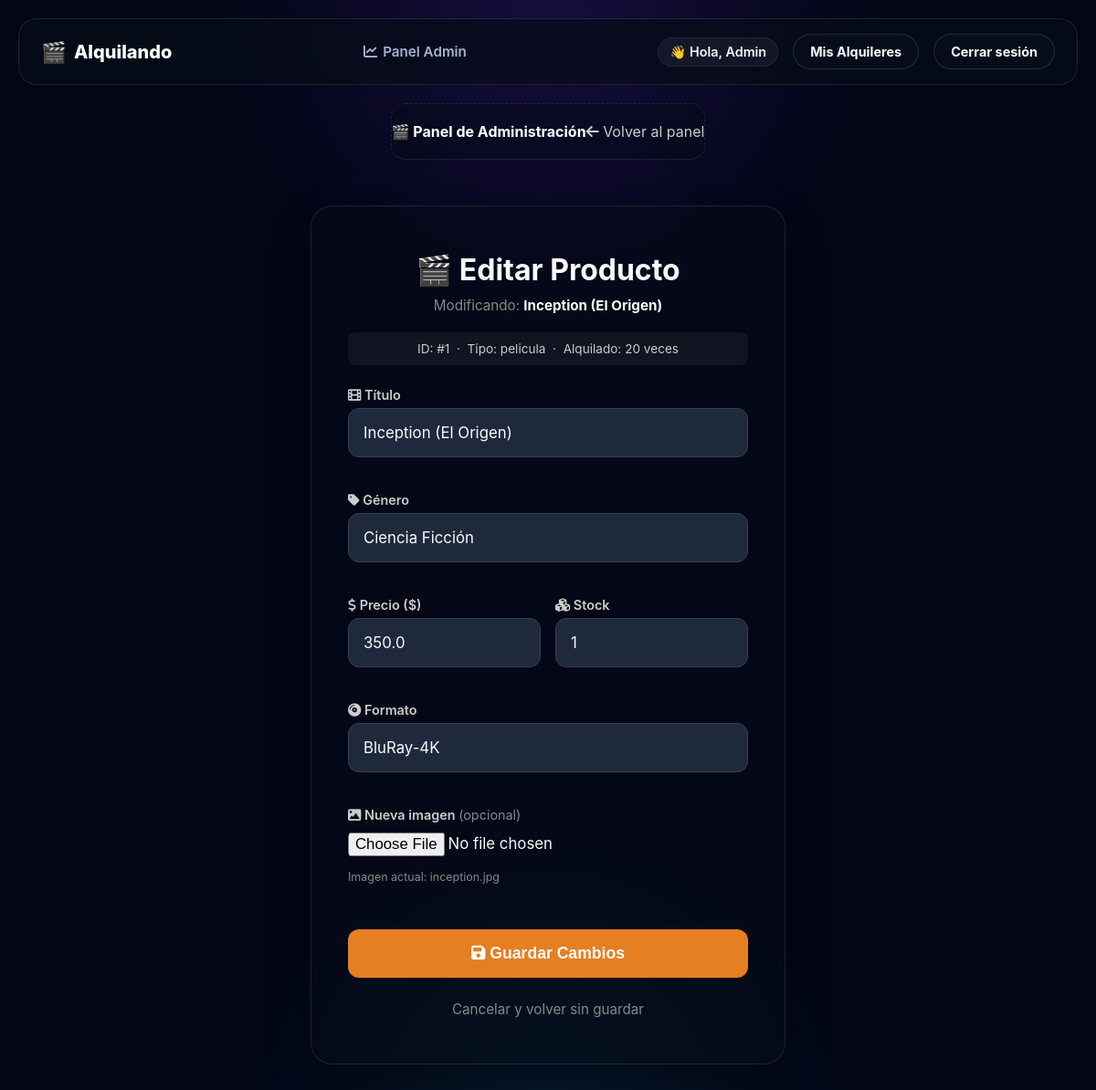
The page /admin/producto/editar/1 (signed in) on the database as committed earlier.
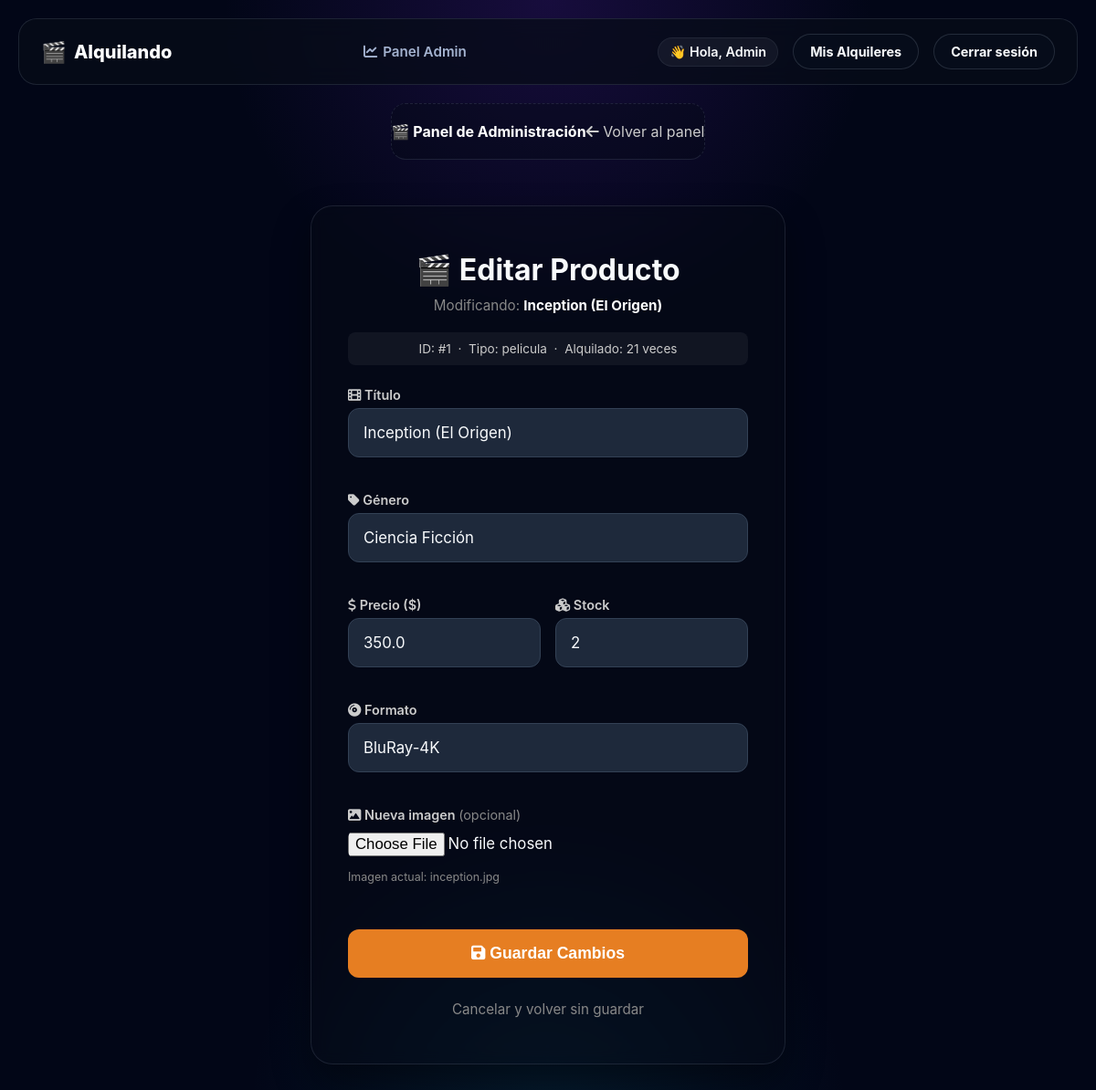
The same page on the database as committed later.
### app.py (models this page shows, shortened)
class ProductoAlquiler(db.Model):
    __tablename__ = 'productos_alquiler'
    id = db.Column(db.Integer, primary_key=True)
    titulo = db.Column(db.String(100), nullable=False)
    genero = db.Column(db.String(50), nullable=True)
    alquilado = db.Column(db.Boolean, default=False)
    precio_alquiler = db.Column(db.Float, nullable=False)
    stock = db.Column(db.Integer, default=1)
    imagen = db.Column(db.String(100), default='default.jpg')
    contador_alquileres = db.Column(db.Integer, default=0)
    tipo_producto = db.Column(db.String(50))
    alquileres_activos = db.relationship('Alquiler', backref='producto', lazy=True, cascade='all, delete-orphan')
    __mapper_args__ = {
        'polymorphic_on': tipo_producto,
        'polymorphic_identity': 'producto_generico'
    }

class Juego(ProductoAlquiler):
    plataforma = db.Column(db.String(50), nullable=True)
    __mapper_args__ = {'polymorphic_identity': 'juego'}

### app.py (the view, shortened to what this page needs)
@app.route('/admin/producto/editar/<int:prod_id>', methods=['GET', 'POST'])
@requiere_nivel(5)
def administrar_editar_producto(prod_id):
    producto = GestorInventario.buscar_producto_por_id(prod_id)
    if not producto:
        flash("Producto no encontrado.", "danger")
        return redirect(url_for('dashboard'))
    return render_template('editar_producto.html', producto=producto)

### app.py (called while the page is built)
def requiere_nivel(nivel_minimo):
    def decorator(f):
        @wraps(f)
        def decorated_function(*args, **kwargs):
            rol_usuario = session.get('usuario_rol', 'cliente')
            nivel_usuario = NIVELES_ACCESO.get(rol_usuario, 1)
            if nivel_usuario < nivel_minimo:
                flash("No tenés permisos suficientes para entrar acá.", "danger")
                return redirect(url_for('inicio'))
            return f(*args, **kwargs)
        return decorated_function
    return decorator

    @staticmethod
    def buscar_producto_por_id(id_prod):
        return ProductoAlquiler.query.get(id_prod)

### templates/editar_producto.html (shortened to what the changed rows need)
{% extends 'base.html' %}
{% block content %}
<main style="display: flex; justify-content: center; align-items: center; padding: 0 20px 40px 20px;">
    <div class="auth-container">
        <h2 class="subtitulo-seccion" style="margin-top: 0; margin-bottom: 10px; font-size: 2rem; text-align: center;">
            {% if producto.tipo_producto == 'pelicula' %}🎬{% else %}🎮{% endif %}
            Editar Producto
        </h2>
        <p class="subtitulo" style="color: #888; text-align: center; margin-bottom: 20px; font-size: 0.95rem;">
            Modificando: <strong style="color:#fff;">{{ producto.titulo }}</strong>
        </p>
        <div class="info-badge" style="background: rgba(255,255,255,0.05); padding: 10px; border-radius: 8px; text-align: center; font-size: 0.85rem; color: #ccc; margin-bottom: 24px;">
            <span>ID:</span> #{{ producto.id }} &nbsp;·&nbsp;
            <span>Tipo:</span> {{ producto.tipo_producto }} &nbsp;·&nbsp;
            <span>Alquilado:</span> {{ producto.contador_alquileres }} veces
        </div>
        <form action="{{ url_for('administrar_editar_producto', prod_id=producto.id) }}" method="POST" enctype="multipart/form-data" class="form-simple" style="display: flex; flex-direction: column; gap: 20px;">
            <div class="campo" style="display: flex; flex-direction: column; gap: 6px;">
                <label style="color: #ccc; font-size: 0.9rem; font-weight: 600;"><i class="fas fa-film"></i> Título</label>
                <input type="text" name="titulo" value="{{ producto.titulo }}" required>
            </div>
            <div class="campo" style="display: flex; flex-direction: column; gap: 6px;">
                <label style="color: #ccc; font-size: 0.9rem; font-weight: 600;"><i class="fas fa-tag"></i> Género</label>
                <input type="text" name="genero" value="{{ producto.genero or '' }}">
            </div>
            <div class="fila-doble" style="display: flex; gap: 16px;">
                <div class="campo" style="flex: 1; display: flex; flex-direction: column; gap: 6px;">
                    <label style="color: #ccc; font-size: 0.9rem; font-weight: 600;"><i class="fas fa-dollar-sign"></i> Precio ($)</label>
                    <input type="number" step="0.01" name="precio" value="{{ producto.precio_alquiler }}" required>
                </div>
                <div class="campo" style="flex: 1; display: flex; flex-direction: column; gap: 6px;">
                    <label style="color: #ccc; font-size: 0.9rem; font-weight: 600;"><i class="fas fa-cubes"></i> Stock</label>
                    <input type="number" name="stock" value="{{ producto.stock }}" min="0">
                </div>
            </div>
            <div class="campo" style="display: flex; flex-direction: column; gap: 6px;">
                <label style="color: #ccc; font-size: 0.9rem; font-weight: 600;">
                    {% if producto.tipo_producto == 'pelicula' %}
                        <i class="fas fa-compact-disc"></i> Formato
                    {% else %}
                        <i class="fas fa-gamepad"></i> Plataforma
                    {% endif %}
                </label>
                <input type="text" name="especifico"
                    value="{% if producto.tipo_producto == 'pelicula' %}{{ producto.formato or '' }}{% else %}{{ producto.plataforma or '' }}{% endif %}"
                    placeholder="{% if producto.tipo_producto == 'pelicula' %}Ej: BluRay-4K, DVD{% else %}Ej: PS5, Nintendo Switch{% endif %}">
            </div>
            <div class="campo" style="display: flex; flex-direction: column; gap: 6px;">
                <label style="color: #ccc; font-size: 0.9rem; font-weight: 600;"><i class="fas fa-image"></i> Nueva imagen
                    <span class="texto-gris" style="font-weight: normal; color: #888;">(opcional)</span>
                </label>
                <input type="file" name="imagen" accept="image/*" class="texto-claro" style="background: transparent; border: none; padding: 5px 0;">
                <p class="texto-gris" style="font-size: 0.78rem; margin-top: 4px; color: #888;">Imagen actual: {{ producto.imagen }}</p>
            </div>
            <button type="submit" class="auth-btn" style="background: #e67e22;">
            </button>
        </form>
        <div style="text-align: center; margin-top: 24px;">
            <a href="{{ url_for('dashboard') }}" class="btn-cancelar" style="color: #888; text-decoration: none; font-size: 0.95rem;">Cancelar y volver sin guardar</a>
        </div>
    </div>
</main>
{% endblock %}

Rows that differ between the two databases and show on the page:
changed Juego "Inception (El Origen)": contador_alquileres "20" → "21"; stock "1" → "2"
